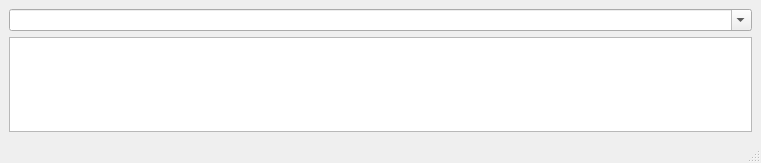
<?xml version="1.0" encoding="UTF-8"?>
<ui version="4.0">
 <class>MainWindow</class>
 <widget class="QMainWindow" name="MainWindow">
  <property name="geometry">
   <rect>
    <x>0</x>
    <y>0</y>
    <width>761</width>
    <height>163</height>
   </rect>
  </property>
  <property name="windowTitle">
   <string>MainWindow</string>
  </property>
  <widget class="QWidget" name="centralwidget">
   <layout class="QVBoxLayout" name="verticalLayout">
    <item>
     <widget class="QComboBox" name="comboBox">
      <property name="editable">
       <bool>true</bool>
      </property>
     </widget>
    </item>
    <item>
     <widget class="QTextEdit" name="textEdit"/>
    </item>
   </layout>
  </widget>
  <widget class="QMenuBar" name="menubar">
   <property name="geometry">
    <rect>
     <x>0</x>
     <y>0</y>
     <width>761</width>
     <height>26</height>
    </rect>
   </property>
  </widget>
  <widget class="QStatusBar" name="statusbar"/>
 </widget>
 <resources/>
 <connections/>
</ui>
